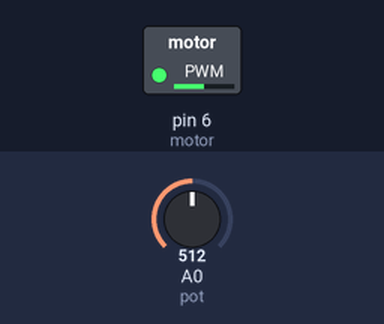
This sketch was run on a simulated Arduino Uno, built with avr-gcc and run on an emulated ATmega328P. On the bench: switched loads named in the sketch (green lamp = pin HIGH). The test bench sets the inputs (shaded band); at power-on: A0 (pot) = 512.

Above: at 1.2 s.
1.3 s: A0 (pot) set to 716
At 1.7 s:
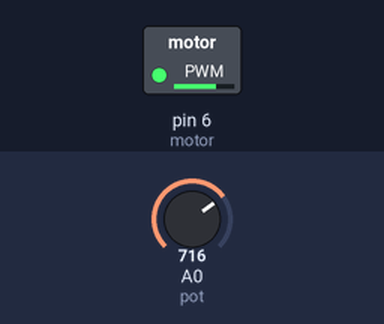
2.8 s: A0 (pot) set to 900
At 4.0 s:
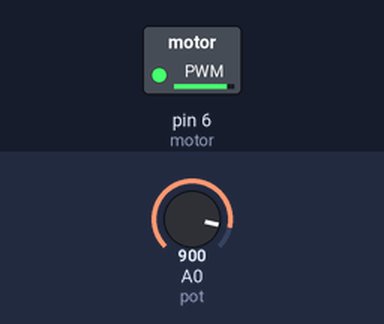
4.3 s: A0 (pot) set to 122
At 5.2 s:
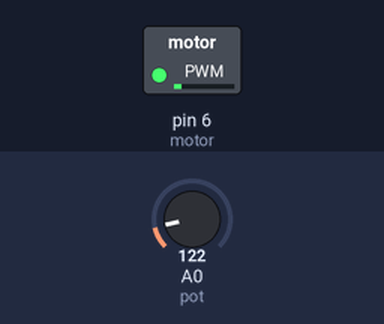
5.8 s: A0 (pot) set to 0
At 6.3 s:
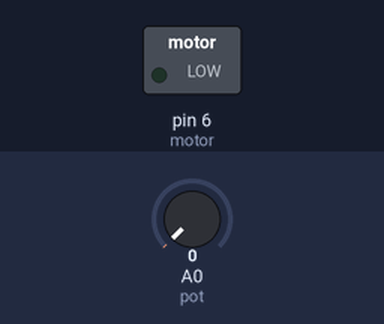
7.3 s: A0 (pot) set to 511
At 8.6 s:
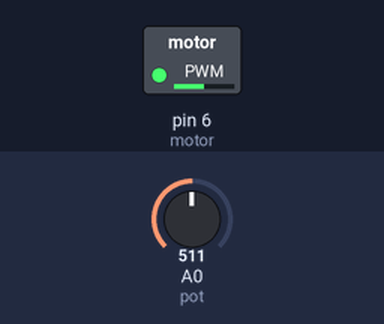
Timing chart, 0 to 9.8 s (numbered marks = the images above; inputs shaded):
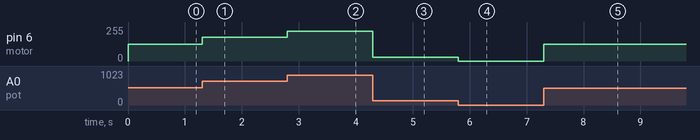

Measured:
- after the input at 1.3 s, pin 6 (motor): 127/255 → 178/255 at once
- after the input at 2.8 s, pin 6 (motor): 178/255 → 224/255 at once
- after the input at 4.3 s, pin 6 (motor): 224/255 → 30/255 at once
- after the input at 5.8 s, pin 6 (motor): 30/255 → 0/255 at once
- after the input at 7.3 s, pin 6 (motor): 0/255 → 127/255 at once

The sketch:

DC_MOTOR_HIZ_KONTROL_.ino
```cpp
int pot = A0; //A pinini pot(potansiyometre) değişkenine atadık.
int motor = 6; //6.pini motor değişkenine atadık.
int potDeger; //İnteger cinsinden potDeger değişkeni oluşturduk.
 void setup() {
  pinMode(A0, INPUT); //A0 pinini girş olarak belirledik.
  pinMode(6, OUTPUT); //6.pini çıkış olarak belirledik.
}

void loop() {
  potDeger = analogRead(pot); //pot pinini okuyup değerini potDeger değişkenine atadık.
  analogWrite(motor, map(potDeger, 0, 1023, 0, 255)); // bizim analog bir pinden alacağımız değer 0-1023 arasındadır burda ki map komutu ile bu değerimizi 0-255 arasına indirdik.
}
```
